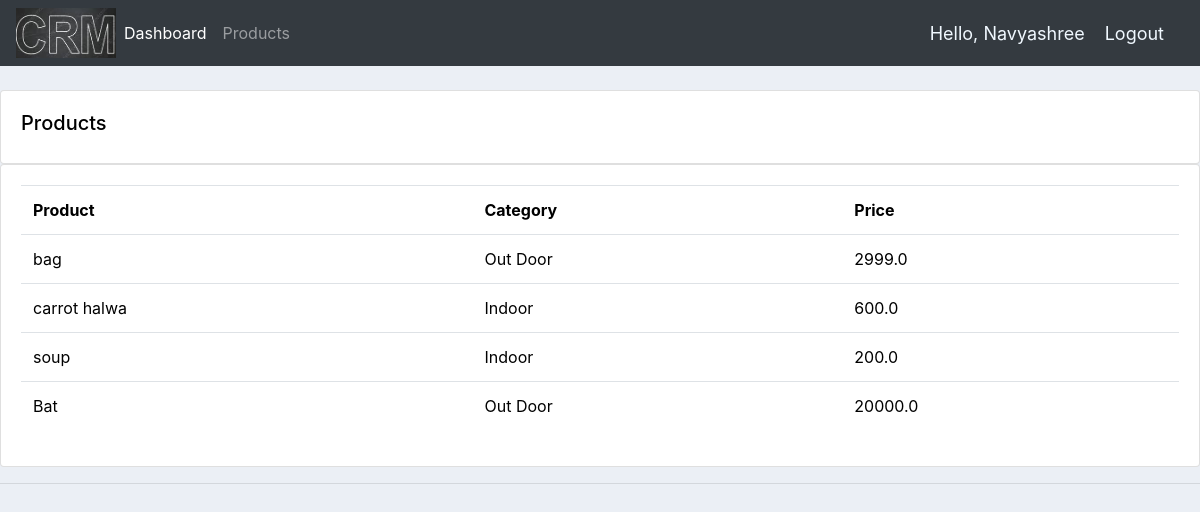
Screenshot of /products/ (signed in) with the database file from the repository.
### accounts/models.py (models this page shows)
class Products(models.Model):
    CATEGORY=(
        ('Indoor','Indoor'),
        ('Out Door','Out Door'),
    )
    name=models.CharField(max_length=200,null=True)
    price=models.FloatField(null=True)
    category=models.CharField(max_length=200,null=True,choices=CATEGORY)
    description=models.CharField(max_length=200,null=True,blank=True)
    date_created=models.DateTimeField(auto_now_add=True)
    tags = models.ManyToManyField(Tag)
    def __str__(self):
        return self.name

### accounts/views.py (the view)
# urls.py: path('products/',views.products,name='product'),
@login_required(login_url='login')
def products(request):
    products=Products.objects.all()
    return render(request,'accounts/products.html',{'pro':products})

### accounts/templates/accounts/products.html
{% extends "accounts/main.html" %}
{% block content %}
<br>
<div class=row>
    <div class="col-md">
        <div class="card card-body">
            <h5>Products</h5>
        </div>
        <div class="card card-body">
            <table class="table">
                <tr>
                    <th>Product</th>
                    <th>Category</th>
                    <th>Price</th>
                </tr>
                {% for i in pro  %}
                    <tr>
                        <td> {{i}}</td>
                        <td> {{i.category}}</td>
                        <td> {{i.price}}</td>
                    </tr>
                {% endfor %}
            </table>
        </div>
    </div>
</div>
{% endblock content %}

### accounts/templates/accounts/navbar.html (shortened to what this page needs)
{% load static %}
<!DOCTYPE html>
<html lang="en">
<head>
    <link rel="stylesheet" href="{% static 'css/main.css'%}">
</head>
<body>
    <nav class="navbar navbar-expand-lg navbar-dark bg-dark">
        <img  id="logo" src="{% static 'images/logo6.png' %}" alt="">
        <div class="collapse navbar-collapse" id="navbarNav">
          <ul class="navbar-nav">
            <li class="nav-item active">
              <a class="nav-link" href="{%url 'home' %}">Dashboard <span class="sr-only">(current)</span></a>
            </li>
            <li class="nav-item">
              <a class="nav-link" href="{% url 'product' %}">Products</a>
            </li>
          </ul>
        </div>
<span class="hello-msg">Hello, {{request.user}}</span>
        <span ><a class="hello-msg" href="{% url 'logout' %}">Logout</a></span>
      </nav>
</body>
</html>

### static/css/main.css (style rules this page uses)
body { background-color: #ebeff5; color: black; }
#logo { width: 100px; height: 50px; }

### accounts/templates/accounts/navbar.html (style rules this page uses)
.hello-msg { font-size: 18px; color: aliceblue; margin-right: 20px; }

### rows the page displays
Products: name "bag", category "Out Door", price "2999.0"
Products: name "carrot halwa", category "Indoor", price "600.0"
Products: name "soup", category "Indoor", price "200.0"
Products: name "Bat", category "Out Door", price "20000.0"

### other values shown
{{ request.user }} "Navyashree"
